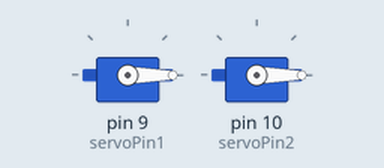
This sketch was run on a simulated Arduino Uno, built with avr-gcc and run on an emulated ATmega328P. On the bench: 2 × servo.

Above: at 0.25 s.
At 1.35 s:
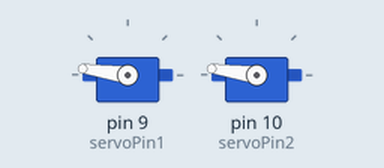
At 2.5 s:
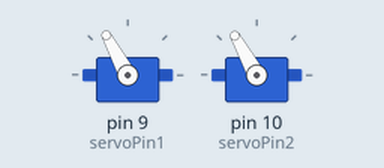
At 4.8 s:
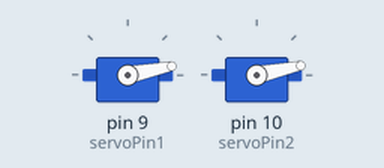
Timing chart, 0 to 6.5 s (numbered marks = the images above):
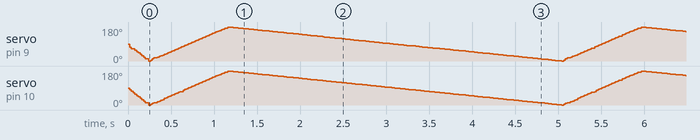

The sketch:

SweepTwoServos.ino
```cpp
#include <VarSpeedServo.h>

VarSpeedServo myservo1;
VarSpeedServo myservo2;

const int servoPin1 = 9;
const int servoPin2 = 10;

void setup() {
    myservo1.attach(servoPin1);
    myservo1.write(0,255,false);
    myservo2.attach(servoPin2);
    myservo2.write(0,255,true);
}

void loop() {
    myservo1.write(180,127,false);
    myservo2.write(180,127,true);

    myservo1.write(0,30,false);
    myservo2.write(0,30,true);
}
```
